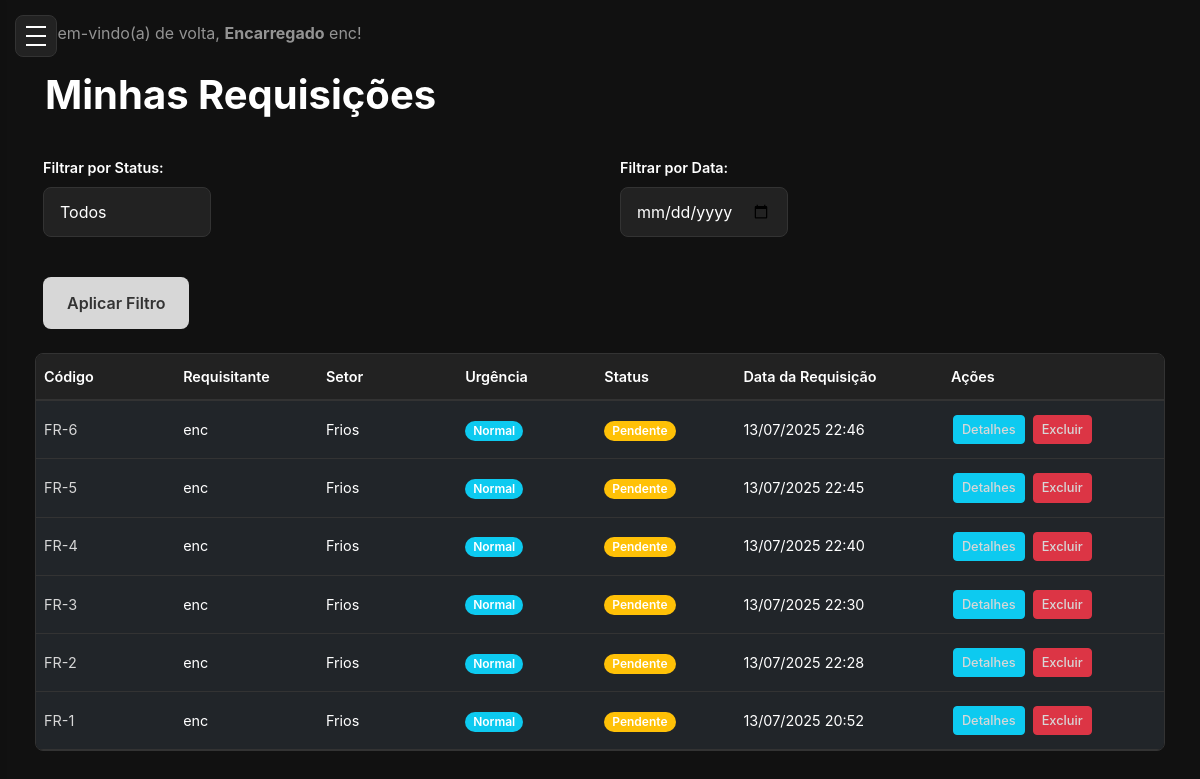
/requisicoes/ (signed in), run on an earlier commit of the app's database.
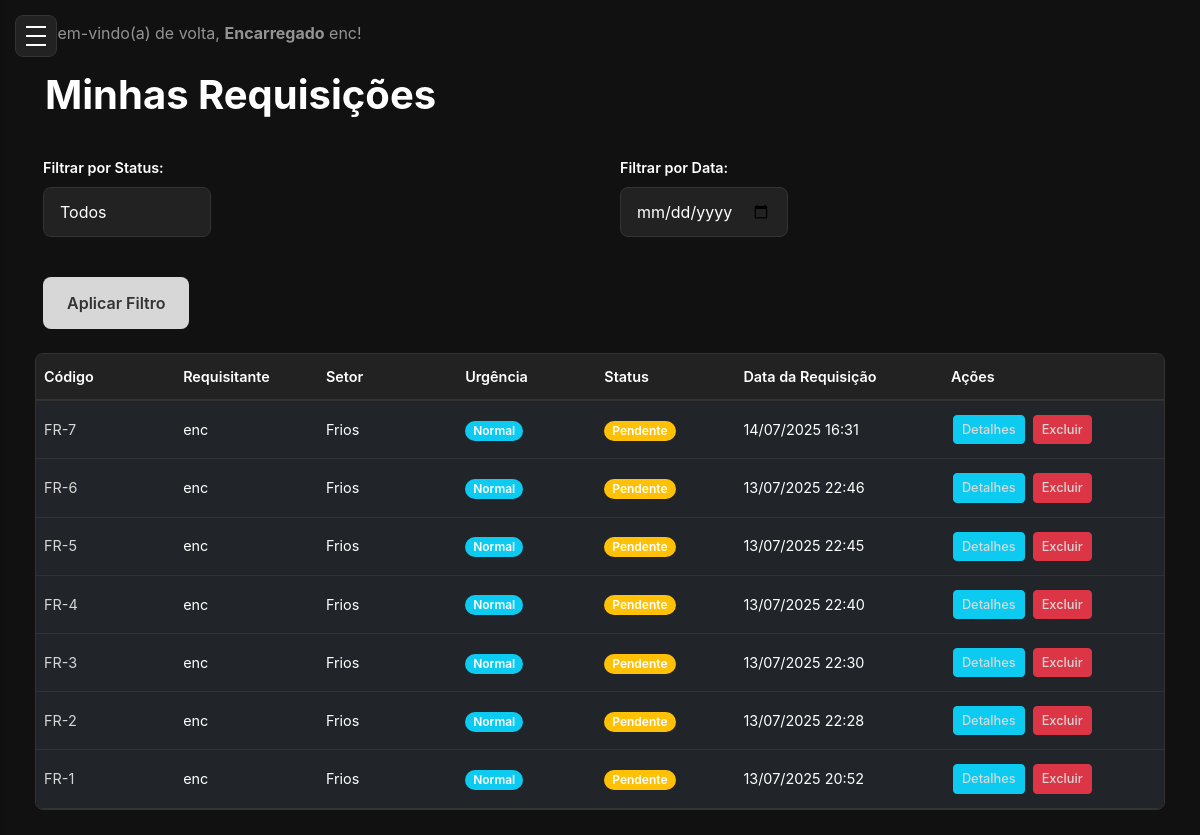
And on a later commit of the database.
### core/models.py (models this page shows, shortened)
class Request(models.Model):
    id = models.UUIDField(primary_key=True, default = uuid.uuid4, editable=False)
    requester = models.ForeignKey(User,
        on_delete=models.PROTECT,
        related_name='requests_made',
        verbose_name="Requisitante",
    )
    atendido_por = models.ForeignKey(User,
        on_delete=models.SET_NULL,
        related_name='requests_attended',
        verbose_name="Atendido por",
        null=True, blank=True
    )
    sector = models.ForeignKey(Sector,
        on_delete=models.PROTECT,
        related_name='requests_from_sector',
        verbose_name="Setor",
    )
    request_code = models.CharField(max_length=20, unique=True, blank=True, null=True, verbose_name="Código da Requisição")
    urgency = models.CharField(
        max_length=10,
        choices=Urgency.choices,
        default=Urgency.NORMAL,
        verbose_name="Urgência",
    )
    observations = models.TextField(max_length=255, verbose_name="Observações")
    status = models.CharField(
        max_length=15,
        choices=RequestStatus.choices,
        default=RequestStatus.PENDING,
        verbose_name="Status",
    )
    created_at = models.DateTimeField(auto_now_add=True, verbose_name="Data da Requisição")
    updated_at = models.DateTimeField(auto_now=True, verbose_name="Ultima Atualização")
    class Meta:
        verbose_name = 'Requisição'
        verbose_name_plural = 'Requisições'
        ordering = ['-created_at']

class User(AbstractUser):
    id = models.UUIDField(primary_key=True, default = uuid.uuid4, editable=False)
    email = models.EmailField(unique=True)
    role = models.CharField(
        max_length=20,
        choices=Role.choices,
        default=Role.Almoxarife,
        verbose_name='Função',
    )
    sector = models.ForeignKey(Sector, on_delete=models.SET_NULL, blank=True, null=True)
    is_active = models.BooleanField(default=True, verbose_name="Ativo")
    USERNAME_FIELD = 'email'  # Ou 'email' se quiser autenticar por email
    REQUIRED_FIELDS = ['username']  # Garante que o email é obrigatório no admin
    class Meta:
        verbose_name = 'Usuário'
        verbose_name_plural = 'Usuários'

class Sector(models.Model):
    id = models.UUIDField(primary_key=True, default = uuid.uuid4, editable=False)
    name = models.CharField(max_length=100, unique=True, verbose_name="Nome do Setor")
    created_at = models.DateTimeField(auto_now_add=True)
    updated_at = models.DateTimeField(auto_now=True)
    class Meta:
        verbose_name = 'Setor'
        verbose_name_plural = 'Setores'
        ordering = ['name'] #Ordernar por nome Padrão

### core/views.py (the view)
# urls.py: path('requisicoes/',views.listar_requisicoes,name='listar_requisicoes'),
@login_required
def listar_requisicoes(request):
    if is_gestor(request.user):
        requisicoes_querysets = Request.objects.all()
    elif is_almoxarife(request.user):
        requisicoes_querysets = Request.objects.all()
    elif request.user.role == Role.Encarregado:
        requisicoes_querysets = Request.objects.filter(requester=request.user)
    else:
        requisicoes_querysets = Request.objects.filter(requester=request.user)
    status_filter = request.GET.get('status')
    if status_filter and status_filter in RequestStatus.values:
        requisicoes_querysets = requisicoes_querysets.filter(status=status_filter)
    data_filter = request.GET.get('data')
    if data_filter:
        requisicoes_querysets = requisicoes_querysets.filter(created_at__date=data_filter)
    requisicoes = requisicoes_querysets.order_by('-created_at')
    context = {
        'requisicoes' : requisicoes,
        'RequestStatus': RequestStatus,
        'current_status': status_filter,
    }
    return render(request, 'core/listar_requisicoes.html', context)

### core/views.py (called while the page is built)
def is_almoxarife(user):
    return user.is_authenticated and user.role == Role.Almoxarife

def is_gestor(user):
    return user.is_authenticated and user.role == Role.Gestor

### templates/core/listar_requisicoes.html (shortened to what this page needs)
{% extends 'base.html' %}
{% load static %}
{% block content %}
<main class="main-content">
    <h1 class="card-title-requisicao">Minhas Requisições</h1>
    <form method="get" class="mb-4">
        <div class="row g-3 align-items-end">
            <div class="col-md-4">
                <label for="status-filter" class="form-label">Filtrar por Status:</label>
                <select class="form-select" id="status-filter" name="status">
                    <option value="">Todos</option>
                </select>
            </div>
            <div class="col-md-4">
                <label for="data-filter" class="form-label">Filtrar por Data:</label>
                <input type="date" class="form-control" id="data-filter" name="data" value="{{ request.GET.data|default:'' }}">
            </div>
            <div class="col-md-auto">
                <button type="submit" class="btn btn-primary">Aplicar Filtro</button>
            </div>
        </div>
    </form>
    {% if requisicoes %}
    <div class="table-tabela">
        <table class="table table-dark table-transparent table-hover">
            <thead>
                <tr>
                    <th class="text-truncate">Código</th>
                    <th class="text-truncate">Requisitante</th>
                    <th class="text-truncate">Setor</th>
                    <th class="text-truncate">Urgência</th>
                    <th class="text-truncate">Status</th>
                    <th class="text-truncate hide-mobile">Data da Requisição</th>
                    <th class="text-truncate">Ações</th>
                </tr>
            </thead>
            <tbody id="requisicoes-tbody">
                {% for req in requisicoes %}
                <tr>
                    <td class="text-truncate">
                        <a href="{% url 'core:detalhe_requisicao' req.id %}" title="{{ req.request_code }}">{{ req.request_code }}</a>
                    </td>
                    <td class="text-truncate" title="{{ req.requester.get_full_name|default:req.requester.username }}">
                        {{ req.requester.get_full_name|default:req.requester.username }}
                    </td>
                    <td class="text-truncate" title="{{ req.sector.name }}">{{ req.sector.name }}</td>
                    <td>
                        {% if req.urgency == 'URGENTE' %}
                            <span class="badge bg-danger">{{ req.get_urgency_display }}</span>
                        {% else %}
                            <span class="badge bg-info">{{ req.get_urgency_display }}</span>
                        {% endif %}
                    </td>
                    <td>
                        {% if req.status == 'PENDING' %}
                            <span class="badge bg-warning">{{ req.get_status_display }}</span>
                        {% elif req.status == 'EM_ATENDIMENTO' %}
                            <span class="badge bg-primary">{{ req.get_status_display }} por {{ req.atendido_por.username }}</span>
                        {% elif req.status == 'APPROVED' %}
                            <span class="badge bg-success">{{ req.get_status_display }}</span>
                        {% else %}
                            <span class="badge bg-secondary">{{ req.get_status_display }}</span>
                        {% endif %}
                    </td>
                    <td class="hide-mobile">{{ req.created_at|date:"d/m/Y H:i" }}</td>
                    <td>
                        <div class="d-flex flex-wrap gap-1">
                            <a href="{% url 'core:detalhe_requisicao' req.id %}" class="btn btn-sm btn-info">Detalhes</a>
                            {% if req.status == 'PENDING' and req.requester == user %}
                                <a href="{% url 'core:excluir_requisicao' req.id %}" class="btn btn-sm btn-danger">Excluir</a>
                            {% endif %}
                        </div>
                    </td>
                </tr>
                {% endfor %}
            </tbody>
        </table>
    </div>
    {% endif %}
</main>
{% endblock %}

What changed in the data, as far as the page shows it:
added Request: request_code "FR-7", requester.get_full_name "enc", sector.name "Frios", urgency "Normal", status "Pendente", created_at "14/07/2025 16:31", shows "Excluir"
